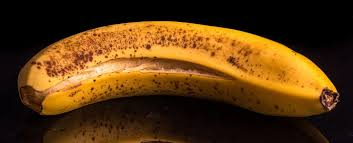
#> input picture Computer vision/lista 3/banana.jfif, 353 x 143 px, found by its file name
$ python lista3.py
#> lines starting #> are read from the running program, lines starting #| are printed output that depends on the picture; after the words box and inside, x2 and y2 are one past the last pixel; in counts of white or black regions, pixels touching at a corner belong together
import cv2
import numpy as np

def empty(a):
    pass

window_name = "Result"
cv2.namedWindow(window_name)
cv2.createTrackbar("Threshold", window_name, 128, 255, empty)


img_path = 'Computer vision/lista 3/banana.jfif'
img_original = cv2.imread(img_path)
#> img_original is the input picture: shape (143, 353, 3); mean B, G, R 17.4, 55.6, 87.9


height, width, _ = img_original.shape
#> height = 143; width = 353
new_width = 1024
new_height = int(new_width * (height / width))
#> new_height = 414

cv2.resizeWindow(window_name, new_width, new_height)

img_gray = cv2.cvtColor(img_original, cv2.COLOR_BGR2GRAY)
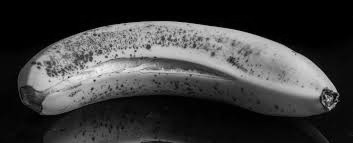
#> img_gray: shape (143, 353); min 0, max 243, mean 60.9

while True:
    # Zmienna pod suwakiem
    threshold_value = cv2.getTrackbarPos("Threshold", window_name)

    # Binaryzacja
    _, img_thresh = cv2.threshold(img_gray, threshold_value, 255, cv2.THRESH_BINARY)
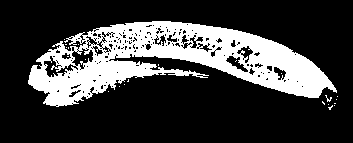
#> img_thresh: shape (143, 353); 24.3% white; 23 white regions (22 under 20 px), largest, box (x1, y1, x2, y2) and area: (28, 21, 337, 107) 12191

    # Morfologia
    kernel = np.ones((5, 5), np.uint8)
    img_morph = cv2.morphologyEx(img_thresh, cv2.MORPH_CLOSE, kernel)
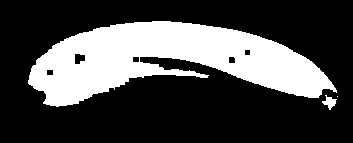
#> img_morph: shape (143, 353); 28.8% white; 3 white regions (1 under 20 px)

    # Kontury
    contours, _ = cv2.findContours(img_morph, cv2.RETR_EXTERNAL, cv2.CHAIN_APPROX_SIMPLE)
#> contours = 3 contours, 1 with area under 20; largest, box (x1, y1, x2, y2) and area: (28, 21, 337, 107) 14193, (322, 95, 337, 110) 84


    img_result = img_original.copy()

    if contours:

        largest_contour = max(contours, key=cv2.contourArea)
#> largest_contour = contour of 365 points, box (x1, y1, x2, y2) (28, 21, 337, 107), area 14193

        area = cv2.contourArea(largest_contour)
#> area = 14193
        perimeter = cv2.arcLength(largest_contour, True)
#> perimeter = 916.5

        cv2.drawContours(img_result, [largest_contour], -1, (0, 255, 0), 3)

        text_area = f"Pole: {int(area)} px"
#> text_area = 'Pole: 14193 px'
        text_perimeter = f"Obwod: {int(perimeter)} px"
#> text_perimeter = 'Obwod: 916 px'

        cv2.putText(img_result, text_area, (10, 30), cv2.FONT_HERSHEY_SIMPLEX, 0.7, (0, 0, 255), 2)
        cv2.putText(img_result, text_perimeter, (10, 60), cv2.FONT_HERSHEY_SIMPLEX, 0.7, (0, 0, 255), 2)
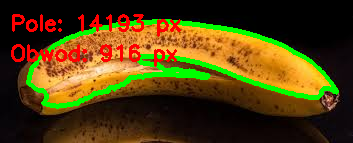
#> img_result: shape (143, 353, 3); mean B, G, R 14.2, 62.7, 80.7

    img_display = cv2.resize(img_result, (new_width, new_height))
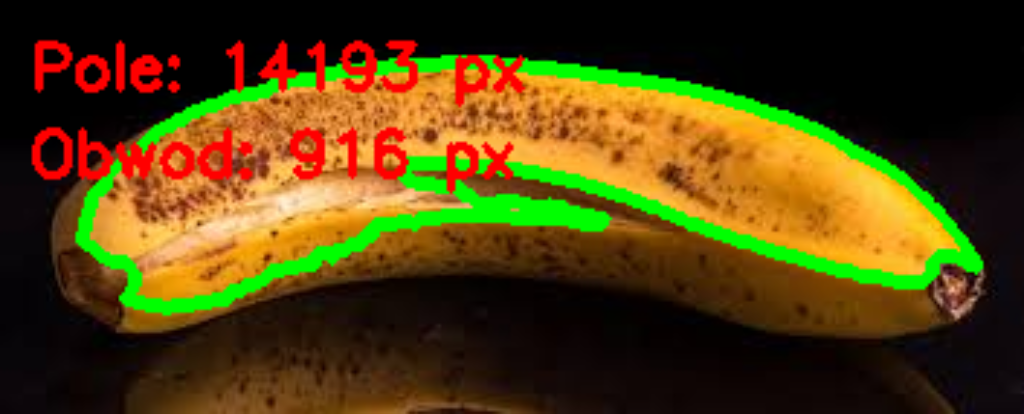
#> img_display: shape (414, 1024, 3); mean B, G, R 14.2, 62.6, 80.6

    cv2.imshow(window_name, img_display)

    # Exit loop on 'q' key press
    if cv2.waitKey(1) & 0xFF == ord('q'):
#> (key q is pressed here)
        break

cv2.destroyAllWindows()
